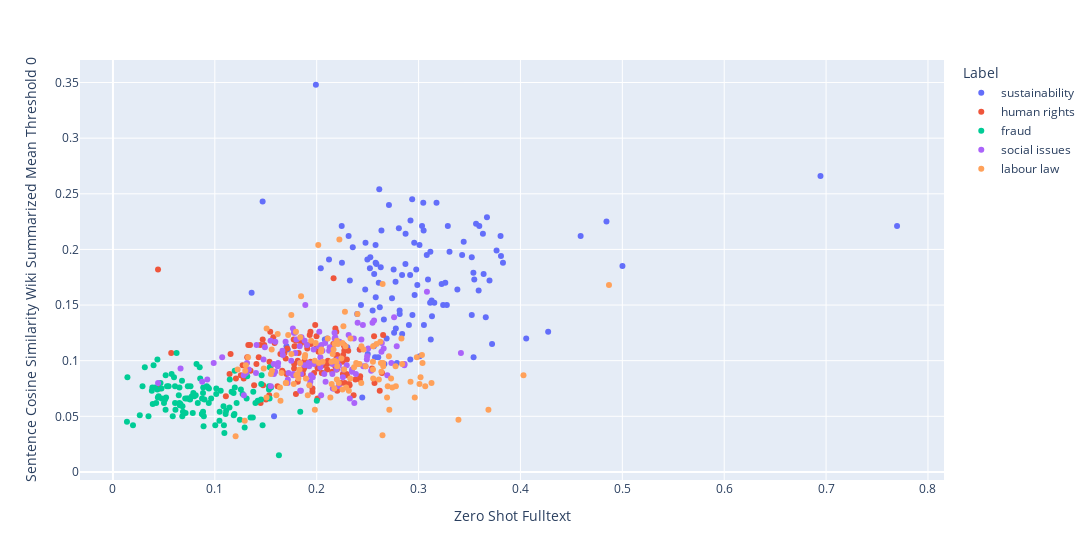

The notebook cell this image was saved under:
### Code cell
fig = px.scatter(result,x = "Zero Shot Fulltext", y="Sentence Cosine Similarity Wiki Summarized Mean Threshold 0", color = "Label", width=1200, hover_data=["Label", "Company"])
fig.show()
